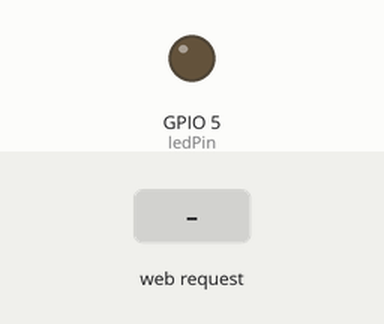
The sketch below on a simulated ESP8266 (NodeMCU). Parts: output pins drawn as LEDs (lit = HIGH). The test bench sets the inputs (shaded band). WiFi joins after 1.5 s; servers stay silent unless stated; what the sketch prints to the serial monitor is not drawn.

Above: at 2.7 s.
2.8 s: HTTP request GET /LED=ON received
At 4.0 s:
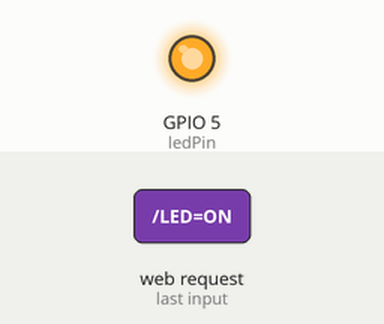
4.3 s: HTTP request GET /LED=OFF received
At 5.4 s:
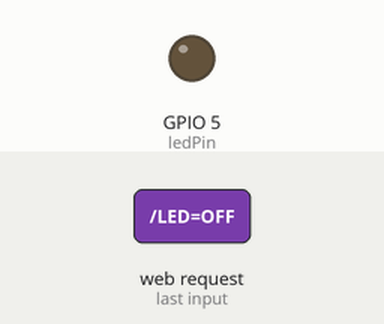
Timing chart, 0 to 7.3 s (numbered marks = the images above; inputs shaded):
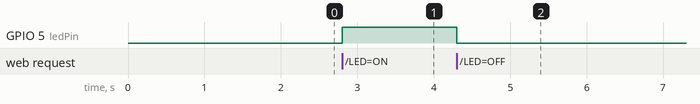

The sketch:

NodeMCU_Web_Server.ino
```cpp
/*
 * NodeMCU Web Server ile LED Kontrol
 * Mehmet SUTCU <info@mehmetsutcu.com> 2017
 * Cirak Dergisi <www.cirakdergi.com>
 * Konfigurasyon: NodeMCU 1.0(ESP-12E Module), 80 MHz(tercihen 160 MHz), 921600 Upload Speed, 4M(3M SPIFFS)
 */

#include <ESP8266WiFi.h>

const char* ssid = "KablosuzAgAdi"; // Cihazin baglanacagi kablosuz agin adini
const char* password = "KablosuzAgSifresi"; // ve sifresini bu kisma yaziyoruz.

int ledPin = 5; // LED'in D1(5) pinine bagli oldugunu belirtiyoruz.
WiFiServer server(80);

void setup() {
  Serial.begin(115200);
  delay(10);

  pinMode(ledPin, OUTPUT);
  digitalWrite(ledPin, LOW);

  // Kablosuz aga baglan.
  Serial.println();
  Serial.println();
  Serial.print(ssid);
  Serial.println(" agina baglaniliyor...");


  WiFi.begin(ssid, password);

  while (WiFi.status() != WL_CONNECTED) {
    delay(500);
    Serial.print(".");
  }
  Serial.println("");
  Serial.println("Aga basariyla baglanildi!");

  // Web Serveri calistir.
  server.begin();
  Serial.println("Web Server calisiyor.");

  // Baglanti bilgilerini goster.
  Serial.print("Baglanmak icin su linki kopyalayin: ");
  Serial.print("http://");
  Serial.print(WiFi.localIP());
  Serial.println("/");
  Serial.print("Adresi kopyalamak icin Ctrl+C kombinasyonunu kullanin.");

}

void loop() {
  // Bir istemci baglanmis mi, kontrol et.
  WiFiClient client = server.available();
  if (!client) {
    return;
  }

  // Bir istemcinin veri gondermesini bekle.
  Serial.println("Bir istemci baglandi!");
  while(!client.available()){
    delay(1);
  }

  // Istegin ilk satirini oku.
  String request = client.readStringUntil('\r');
  Serial.println(request);
  client.flush();

  // Gelen veriyi eslestir.
  int value = LOW;
  if (request.indexOf("/LED=ON") != -1)  {
    digitalWrite(ledPin, HIGH);
    value = HIGH;
  }
  if (request.indexOf("/LED=OFF") != -1)  {
    digitalWrite(ledPin, LOW);
    value = LOW;
  }

  // Gelen veriye cevap ver.
  client.println("HTTP/1.1 200 OK");
  client.println("Content-Type: text/html");
  client.println("");
  client.println("<!DOCTYPE HTML>");
  client.println("<html>");

  client.print("LED Durumu: ");

  if(value == HIGH) {
    client.print("Acik");
  } else {
    client.print("Kapali");
  }
  client.println("<br><br>");
  client.println("<a href=\"/LED=ON\"\"><button>Ac </button></a>");
  client.println("<a href=\"/LED=OFF\"\"><button>Kapat </button></a><br />");
  client.println("</html>");

  delay(1);
  Serial.println("Istenen islem basariyla gerceklestirildi.");
  Serial.println("");

}
```

Measured:
- after the input at 2.8 s, GPIO 5 (ledPin): LOW → HIGH at once
- after the input at 4.3 s, GPIO 5 (ledPin): HIGH → LOW at once
